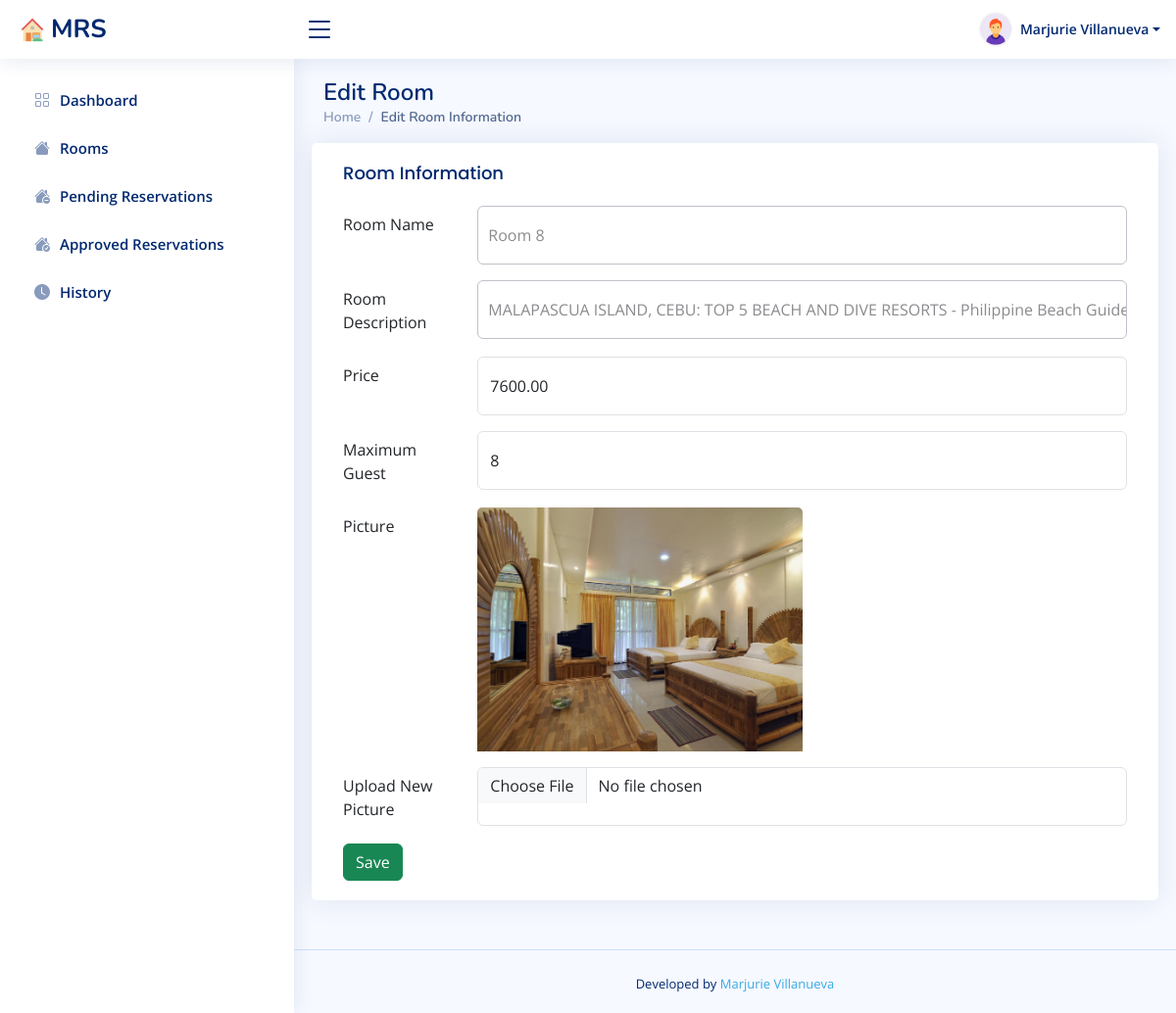
The app's page /edit-room?roomid=8 (signed in) with its own data.
### tables this page shows
CREATE TABLE `rooms` (
  `id` int(11) NOT NULL,
  `room` varchar(255) NOT NULL,
  `description` varchar(255) NOT NULL,
  `price` decimal(10,2) NOT NULL,
  `status` int(11) NOT NULL,
  `maxguest` int(11) NOT NULL,
  `picture` varchar(255) NOT NULL,
  `checkout` date DEFAULT NULL,
  `created_at` timestamp NULL DEFAULT current_timestamp(),
  `updated_at` timestamp NOT NULL DEFAULT current_timestamp()
);

### backend/server-config.php (called while the page is built, shortened)
<?php
class Database {
    public function conn() {
        $servername = "127.0.0.1";
        $username = "root";
        $password = "";
        $database = "ccsit_mvillanueva";
        return new mysqli($servername, $username, $password, $database);
    }
}
?>

### edit-room.php (the view, shortened to what this page needs)
<?php
include('components/header.php');
include ($_SERVER['DOCUMENT_ROOT'].'/mrs/backend/server-config.php');
include('navbar.php');
include('sidebar.php');
?>
<main id="main" class="main">
    <div class="pagetitle">
      <h1>Edit Room</h1>
      <nav>
        <ol class="breadcrumb">
          <li class="breadcrumb-item"><a href="dashboard">Home</a></li>
          <li class="breadcrumb-item active">Edit Room Information</li>
        </ol>
      </nav>
    </div>
    <section class="section dashboard">
      <div class="row">
      <div class="card">
            <div class="card-body">
              <h5 class="card-title">Room Information</h5>
    <?php
      $objDB = new Database;
      $roomid = $_GET['roomid'];
      $room = "SELECT * FROM rooms WHERE id='$roomid'";
      $query = $objDB->conn()->query($room);
      while($row = $query->fetch_array()) {
      ?>
              <form action="web/route.php" method="POST" enctype="multipart/form-data">
                <div class="row mb-3">
                  <label for="inputText" class="col-sm-2 col-form-label">Room Name</label>
                  <div class="col-sm-10">
                    <input type="text" name="room" value="<?php echo $row['room']; ?>" class="form-control" required>
                  </div>
                </div>
                <div class="row mb-3">
                  <label for="inputEmail" class="col-sm-2 col-form-label">Room Description</label>
                  <div class="col-sm-10">
                    <input type="text" name="description" value="<?php echo $row['description']; ?>" class="form-control" required>
                  </div>
                </div>
                <div class="row mb-3">
                  <label for="inputPassword" class="col-sm-2 col-form-label">Price</label>
                  <div class="col-sm-10">
                    <input type="number" name="price" value="<?php echo $row['price']; ?>" class="form-control" required>
                  </div>
                </div>
                <div class="row mb-3">
                  <label for="inputNumber" class="col-sm-2 col-form-label">Maximum Guest</label>
                  <div class="col-sm-10">
                    <input type="number" name="maxguest" value="<?php echo $row['maxguest']; ?>" class="form-control" required>
                  </div>
                </div>
                <div class="row mb-3">
                  <label for="inputNumber" class="col-sm-2 col-form-label">Picture</label>
                  <div class="col-sm-10">
                  <img src="assets/images/<?php echo $row['picture'] ?>" class="card-img-top h-auto w-50" alt="...">
                  </div>
                </div>
                <div class="row mb-3">
                  <label for="inputNumber" class="col-sm-2 col-form-label">Upload New Picture</label>
                  <div class="col-sm-10">
                    <input class="form-control" name="file" type="file" id="formFile">
                  </div>
                </div>
                <button class="btn btn-success" type="submit" name="editroom">Save</button>
                </form>
            <?php } ?>
            </div>
          </div>
      </div>
    </section>
</main>
<footer id="footer" class="footer">
    <div class="credits">
      Developed by <a href="https://www.facebook.com/profile.php?id=100070194702425">Marjurie Villanueva</a>
    </div>
  </footer>
</body>
</html>

### css/guest.css (style rules this page uses)
body { background-image: url("https://rare-gallery.com/uploads/posts/749938-Tropics-Coast-Shells-Sky-Palms-Beach-Sand.jpg"); background-repeat: no-repeat; background-size: cover; font-size: 1.6rem; font-family: "Open Sans", sans-serif; color: #2b3e51; }
a, a:link, a:visited, a:active { color: #3ca9e2; -webkit-transition: all 0.2s ease; transition: all 0.2s ease; }
input { display: block; box-sizing: border-box; width: 100%; outline: none; height: 60px; line-height: 60px; border-radius: 4px; }
input[type="text"], input[type="password"] { width: 100%; padding: 0 0 0 10px; margin: 0; color: #8a8b8e; border: 1px solid #c2c0ca; font-style: normal; font-size: 16px; -webkit-appearance: none; -moz-appearance: none; appearance: none; position: relative; display: inline-block; background: none; }

### assets/css/style.css (style rules this page uses)
:root { scroll-behavior: smooth; }
body { font-family: "Open Sans", sans-serif; background: #f6f9ff; color: #444444; }
a { color: #4154f1; text-decoration: none; }
h1, h2, h3, h4, h5, h6 { font-family: "Nunito", sans-serif; }
#main { margin-top: 60px; padding: 20px 30px; transition: all 0.3s; }
.pagetitle { margin-bottom: 10px; }
.pagetitle h1 { font-size: 24px; margin-bottom: 0; font-weight: 600; color: #012970; }
.card { margin-bottom: 30px; border: none; border-radius: 5px; box-shadow: 0px 0 30px rgba(1, 41, 112, 0.1); }
.card-title { padding: 20px 0 15px 0; font-size: 18px; font-weight: 500; color: #012970; font-family: "Poppins", sans-serif; }
.card-body { padding: 0 20px 20px 20px; }
.breadcrumb { font-size: 14px; font-family: "Nunito", sans-serif; color: #899bbd; font-weight: 600; }
.breadcrumb a { color: #899bbd; transition: 0.3s; }
.breadcrumb .breadcrumb-item::before { color: #899bbd; }
.breadcrumb .active { color: #51678f; font-weight: 600; }
@media (min-width: 1200px) { #main, #footer { margin-left: 300px; } }
.footer { padding: 20px 0; font-size: 14px; transition: all 0.3s; border-top: 1px solid #cddfff; }
.footer .credits { padding-top: 5px; text-align: center; font-size: 13px; color: #012970; }

### navbar.php (style rules this page uses)
body { background-image: none; }

### records on screen
rooms: room "Room 8", description "MALAPASCUA ISLAND, CEBU: TOP 5 BEACH AND DIVE RESORTS - Philippine Beach Guide", price "7600.00", maxguest "8", picture (picture)

### other values on screen
$_SESSION['name'] "Marjurie Villanueva"
